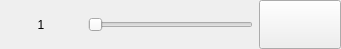
<?xml version="1.0" encoding="UTF-8"?>
<ui version="4.0">
 <class>LedRGB</class>
 <widget class="QWidget" name="LedRGB">
  <property name="geometry">
   <rect>
    <x>0</x>
    <y>0</y>
    <width>341</width>
    <height>49</height>
   </rect>
  </property>
  <property name="windowTitle">
   <string>Form</string>
  </property>
  <layout class="QHBoxLayout" name="horizontalLayout" stretch="1,2,1">
   <property name="leftMargin">
    <number>0</number>
   </property>
   <property name="topMargin">
    <number>0</number>
   </property>
   <property name="rightMargin">
    <number>0</number>
   </property>
   <property name="bottomMargin">
    <number>0</number>
   </property>
   <item>
    <widget class="QLabel" name="label_number">
     <property name="text">
      <string>1</string>
     </property>
     <property name="alignment">
      <set>Qt::AlignCenter</set>
     </property>
    </widget>
   </item>
   <item>
    <widget class="QSlider" name="horSlider_brightness">
     <property name="orientation">
      <enum>Qt::Horizontal</enum>
     </property>
    </widget>
   </item>
   <item>
    <widget class="QPushButton" name="pushButton_color">
     <property name="sizePolicy">
      <sizepolicy hsizetype="Expanding" vsizetype="Expanding">
       <horstretch>0</horstretch>
       <verstretch>0</verstretch>
      </sizepolicy>
     </property>
     <property name="text">
      <string/>
     </property>
    </widget>
   </item>
  </layout>
 </widget>
 <resources/>
 <connections/>
</ui>
